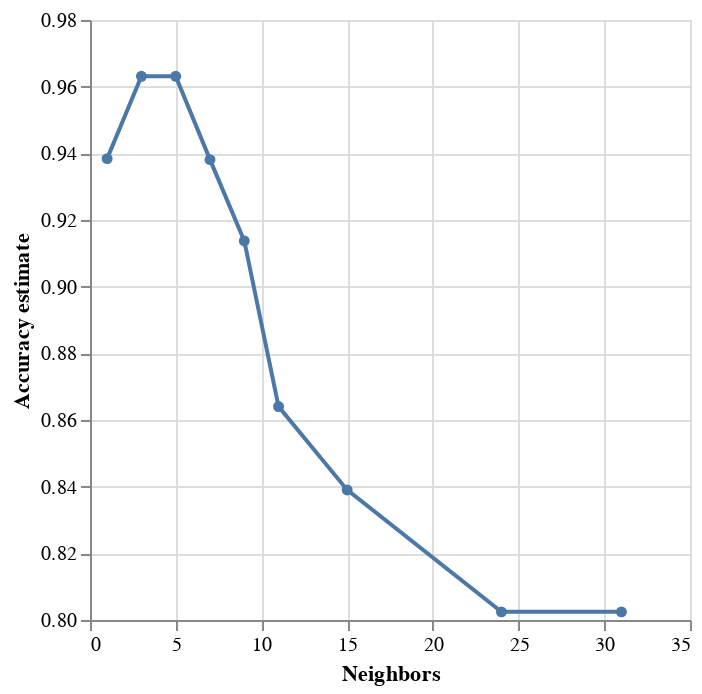

The cell this chart's notebook holds for it:
### Code cell
accuracy_vs_k = alt.Chart(accuracies_grid_sessions).mark_line(point=True).encode(
    x=alt.X("Neighbors").title("Neighbors"),
    y=alt.Y("Accuracy").scale(zero=False).title("Accuracy estimate")
)
accuracy_vs_k

### Figure 1 — Vega-Lite specification as saved in the notebook (floating-point values rounded to 4 significant figures)
{"config": {"view": {"continuousWidth": 300, "continuousHeight": 300}}, "data": {"name": "data-12c6cd522ee97f4a411a4d1d5b2c2870"}, "mark": {"type": "line", "point": true}, "encoding": {"x": {"field": "Neighbors", "title": "Neighbors", "type": "quantitative"}, "y": {"field": "Accuracy", "scale": {"zero": false}, "title": "Accuracy estimate", "type": "quantitative"}}, "$schema": "https://vega.github.io/schema/vega-lite/v5.20.1.json", "datasets": {"data-12c6cd522ee97f4a411a4d1d5b2c2870": [{"Neighbors": 1, "Accuracy": 0.9384, "Standard deviation": 0.01159, "Standard error": 0.005181}, {"Neighbors": 3, "Accuracy": 0.9631, "Standard deviation": 0.01189, "Standard error": 0.005317}, {"Neighbors": 5, "Accuracy": 0.9631, "Standard deviation": 0.01189, "Standard error": 0.005317}, {"Neighbors": 7, "Accuracy": 0.9381, "Standard deviation": 0.01311, "Standard error": 0.005863}, {"Neighbors": 9, "Accuracy": 0.9137, "Standard deviation": 0.01128, "Standard error": 0.005045}, {"Neighbors": 11, "Accuracy": 0.864, "Standard deviation": 0.01402, "Standard error": 0.006272}, {"Neighbors": 15, "Accuracy": 0.839, "Standard deviation": 0.03902, "Standard error": 0.01745}, {"Neighbors": 24, "Accuracy": 0.8024, "Standard deviation": 0.002439, "Standard error": 0.001091}, {"Neighbors": 31, "Accuracy": 0.8024, "Standard deviation": 0.002439, "Standard error": 0.001091}]}}
